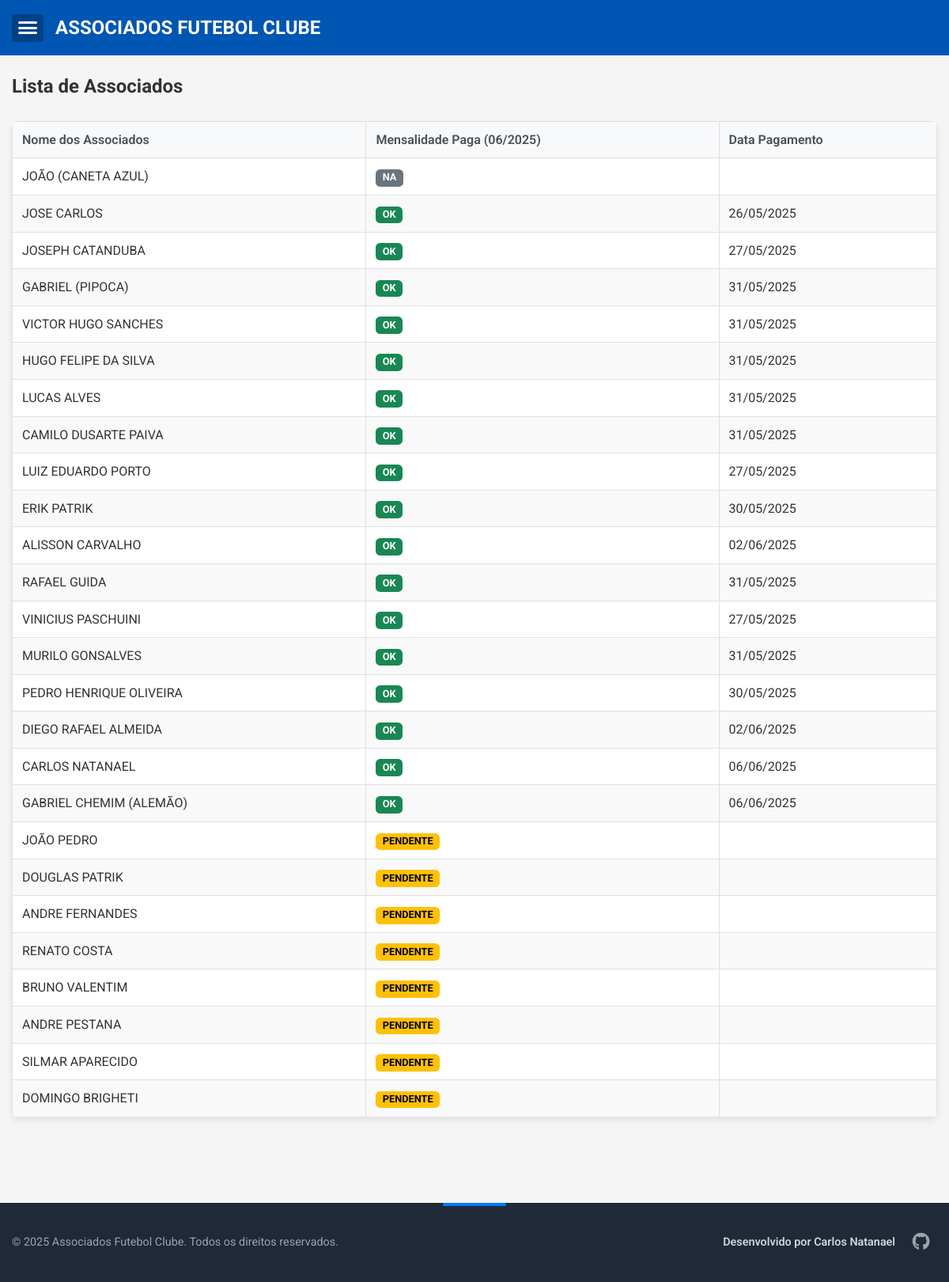
Page /associados on the committed database.
### app.py (models this page shows)
class Associado(db.Model):
    id = db.Column(db.Integer, primary_key=True)
    numero = db.Column(db.Integer, unique=True)
    nome = db.Column(db.String(100), nullable=False)
    apelido = db.Column(db.String(50))
    pagamentos = db.relationship('Pagamento', backref='associado', lazy=True)

class Pagamento(db.Model):
    id = db.Column(db.Integer, primary_key=True)
    associado_id = db.Column(db.Integer, db.ForeignKey('associado.id'))
    mes = db.Column(db.String(7))  # Formato YYYY-MM
    data_pagamento = db.Column(db.DateTime) # Data em que o pagamento foi feito
    status = db.Column(db.String(20))  # OK, Pendente, NA
    valor = db.Column(db.Float, nullable=True) # VALOR PAGO - importante para o caixa

### app.py (the view)
@app.route('/associados')
def associados():
    hoje = datetime.now()
    mes_atual_interno = hoje.strftime('%Y-%m') # Formato YYYY-MM para lógica
    mes_atual_display = hoje.strftime('%m/%Y') # Formato MM/YYYY para exibição
    todos_associados = Associado.query.order_by(Associado.numero).all()
    return render_template(
        'associados.html',
        associados=todos_associados,
        mes_atual=mes_atual_interno,
        mes_atual_display=mes_atual_display
    )

### app.py (called while the page is built)
@event.listens_for(Engine, "connect")
def set_sqlite_timeout(dbapi_connection, connection_record):
    cursor = dbapi_connection.cursor()
    try:
        cursor.execute("PRAGMA busy_timeout = 5000") # Timeout de 5 segundos (5000 ms)
        cursor.close()
        print("DEBUG: SQLite busy_timeout configurado para 5000ms.")
    except Exception as e:
        print(f"DEBUG: Erro ao configurar SQLite busy_timeout: {e}")

### templates/associados.html (shortened to what this page needs)
{% extends "base.html" %}
{% block content %}
<h2>Lista de Associados</h2>
<div class="table-responsive">
    <table>
        <thead>
            <tr>
                <th>Nome dos Associados</th>
                <th>Mensalidade Paga ({{ mes_atual_display }})</th>
                <th>Data Pagamento</th>
            </tr>
        </thead>
        <tbody>
            {% for associado in associados %}
            <tr>
                <td>{{ associado.nome }}{% if associado.apelido %} ({{ associado.apelido }}){% endif %}</td>
                <td>
                    {% set pagamento_atual = associado.pagamentos|selectattr("mes", "equalto", mes_atual)|first %}
                    {% set status_text = pagamento_atual.status if pagamento_atual else 'Pendente' %}
                    {% if status_text == 'OK' %}
                        <span class="status-badge status-ok">{{ status_text }}</span>
                    {% elif status_text == 'Pendente' %}
                        <span class="status-badge status-pendente">{{ status_text }}</span>
                    {% else %}
                        <span class="status-badge status-na">{{ status_text }}</span>
                    {% endif %}
                </td>
                <td>
                    {% if pagamento_atual and pagamento_atual.data_pagamento %}
                        {{ pagamento_atual.data_pagamento.strftime('%d/%m/%Y') }}
                    {% endif %}
                </td>
            </tr>
            {% endfor %}
        </tbody>
    </table>
</div>
{% endblock %}

### static/style.css (style rules this page uses)
* { box-sizing: border-box; margin: 0; padding: 0; }
body { font-family: 'Roboto', sans-serif; line-height: 1.6; color: #333; background-color: #f5f5f5; position: relative; -webkit-font-smoothing: antialiased; -moz-osx-font-smoothing: grayscale; display: flex; flex-direction: column; min-height: 100vh; }
.table-responsive { overflow-x: auto; margin: 1.5rem 0; background: white; border-radius: 8px; box-shadow: 0 4px 8px rgba(0,0,0,0.08); }
table { width: 100%; border-collapse: collapse; min-width: 600px; }
th, td { border: 1px solid #e0e0e0; padding: 10px 12px; text-align: left; vertical-align: middle; }
th { background-color: #f8f9fa; color: #495057; font-weight: 600; border: 1px solid #e0e0e0; padding: 10px 12px; text-align: left; vertical-align: middle; }
.table-responsive th:first-child { border-top-left-radius: 7px; }
.table-responsive th:last-child { border-top-right-radius: 7px; }
tr:nth-child(even) td { background-color: #f9f9f9; }
.status-badge { display: inline-block; padding: 0.35em 0.65em; font-size: 0.8em; font-weight: 700; line-height: 1; text-align: center; white-space: nowrap; vertical-align: baseline; border-radius: 0.35rem; color: #fff; text-transform: uppercase; }
.status-badge.status-ok { background-color: #198754; }
.status-badge.status-pendente { background-color: #ffc107; color: #000; }
.status-badge.status-na { background-color: #6c757d; }

### rows in the picture
Associado: nome "JOÃO", apelido "CANETA AZUL"
Pagamento: status "NA"
Associado: nome "JOSE CARLOS"
Pagamento: status "OK", data_pagamento "26/05/2025"
Associado: nome "JOSEPH CATANDUBA"
Pagamento: status "OK", data_pagamento "27/05/2025"
Associado: nome "GABRIEL", apelido "PIPOCA"
Pagamento: status "OK", data_pagamento "31/05/2025"
Associado: nome "VICTOR HUGO SANCHES"
Pagamento: status "OK", data_pagamento "31/05/2025"
Associado: nome "HUGO FELIPE DA SILVA"
Pagamento: status "OK", data_pagamento "31/05/2025"
Associado: nome "LUCAS ALVES"
Pagamento: status "OK", data_pagamento "31/05/2025"
Associado: nome "CAMILO DUSARTE PAIVA"
Pagamento: status "OK", data_pagamento "31/05/2025"
Associado: nome "LUIZ EDUARDO PORTO"
Pagamento: status "OK", data_pagamento "27/05/2025"
Associado: nome "ERIK PATRIK"
Pagamento: status "OK", data_pagamento "30/05/2025"
Associado: nome "ALISSON CARVALHO"
Pagamento: status "OK", data_pagamento "02/06/2025"
Associado: nome "RAFAEL GUIDA"
Pagamento: status "OK", data_pagamento "31/05/2025"
Associado: nome "VINICIUS PASCHUINI"
Pagamento: status "OK", data_pagamento "27/05/2025"
Associado: nome "MURILO GONSALVES"
Pagamento: status "OK", data_pagamento "31/05/2025"
Associado: nome "PEDRO HENRIQUE OLIVEIRA"
Pagamento: status "OK", data_pagamento "30/05/2025"
Associado: nome "DIEGO RAFAEL ALMEIDA"
Pagamento: status "OK", data_pagamento "02/06/2025"
Associado: nome "CARLOS NATANAEL"
Pagamento: status "OK", data_pagamento "06/06/2025"
Associado: nome "GABRIEL CHEMIM", apelido "ALEMÃO"
Pagamento: status "OK", data_pagamento "06/06/2025"
Associado: nome "JOÃO PEDRO", status_text "PENDENTE"
Associado: nome "DOUGLAS PATRIK", status_text "PENDENTE"
Associado: nome "ANDRE FERNANDES", status_text "PENDENTE"
Associado: nome "RENATO COSTA", status_text "PENDENTE"
Associado: nome "BRUNO VALENTIM", status_text "PENDENTE"
Associado: nome "ANDRE PESTANA", status_text "PENDENTE"
Associado: nome "SILMAR APARECIDO", status_text "PENDENTE"
Associado: nome "DOMINGO BRIGHETI", status_text "PENDENTE"
